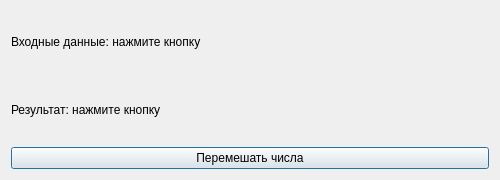
<?xml version="1.0" encoding="UTF-8"?>
<ui version="4.0">
 <class>Dialog</class>
 <widget class="QDialog" name="Dialog">
  <property name="geometry">
   <rect>
    <x>0</x>
    <y>0</y>
    <width>500</width>
    <height>180</height>
   </rect>
  </property>
  <property name="windowTitle">
   <string>MainWindow</string>
  </property>
  <layout class="QVBoxLayout" name="verticalLayout">
   <item>
    <widget class="QLabel" name="lblInput">
     <property name="text">
      <string>Входные данные: нажмите кнопку</string>
     </property>
     <property name="wordWrap">
      <bool>true</bool>
     </property>
    </widget>
   </item>
   <item>
    <widget class="QLabel" name="lblResult">
     <property name="text">
      <string>Результат: нажмите кнопку</string>
     </property>
     <property name="wordWrap">
      <bool>true</bool>
     </property>
    </widget>
   </item>
   <item>
    <widget class="QPushButton" name="btnGenerate">
     <property name="text">
      <string>Перемешать числа</string>
     </property>
    </widget>
   </item>
  </layout>
 </widget>
 <layoutdefault spacing="6" margin="11"/>
 <resources/>
 <connections/>
</ui>
